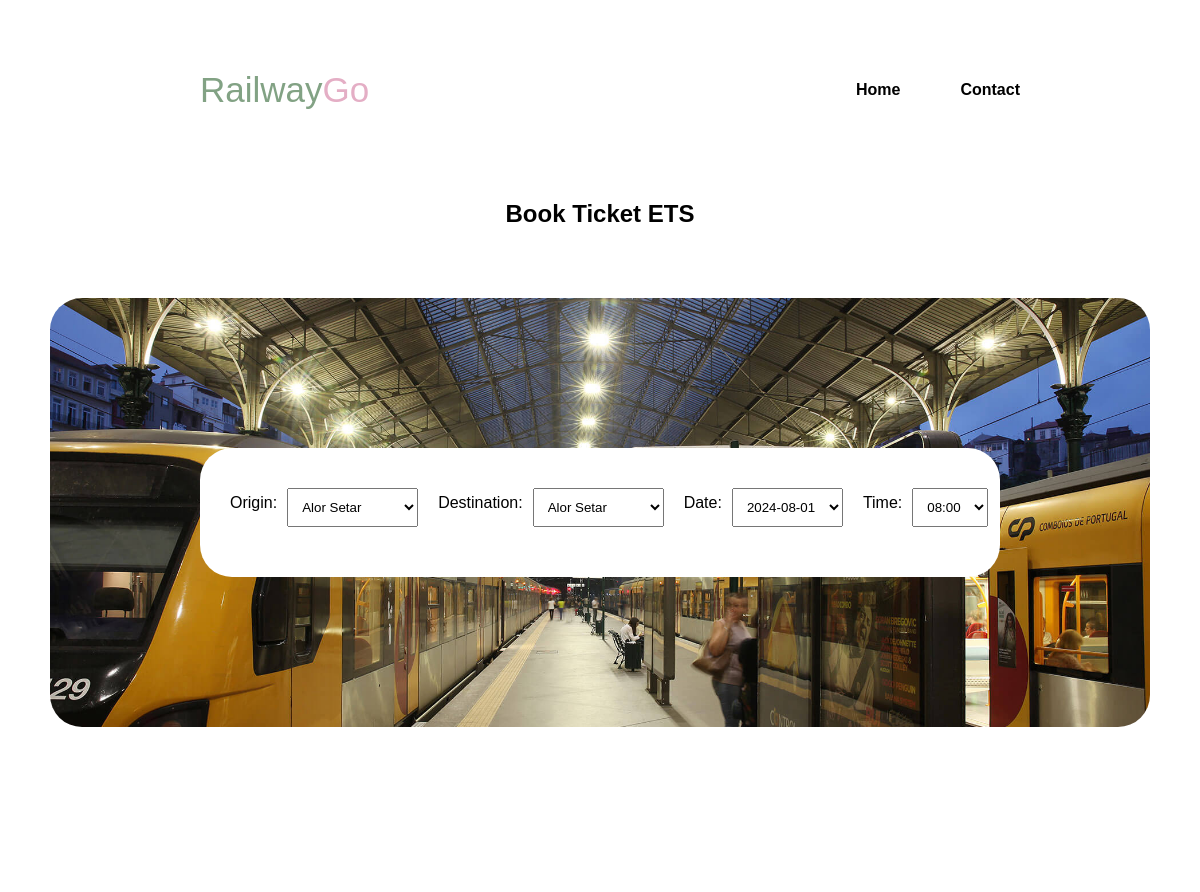
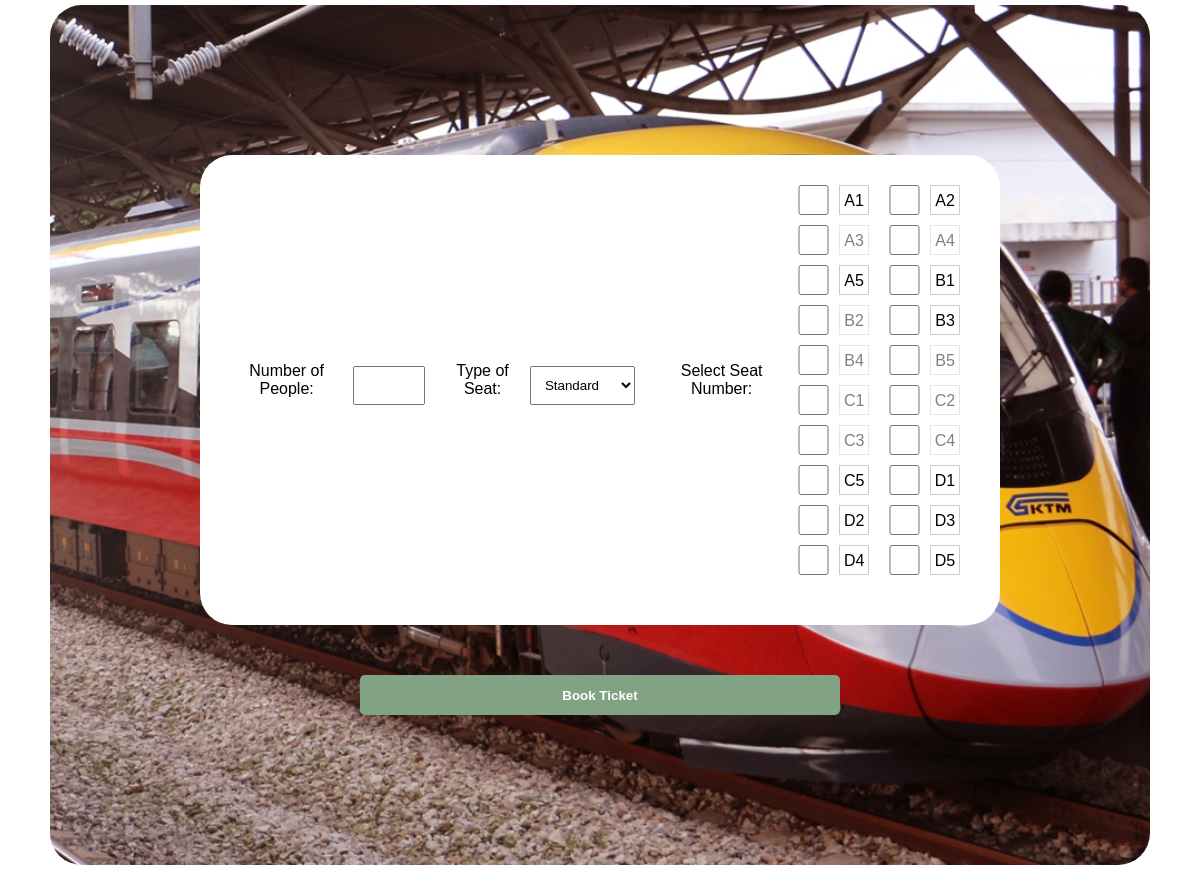
Page /ets_book (signed in) on the committed database (2 pictures, top to bottom).
### tables this page shows
CREATE TABLE ets_seat_status (
    id INTEGER PRIMARY KEY AUTOINCREMENT,
    seat_number INTEGER NOT NULL,
    status TEXT NOT NULL
);

### RailwayGo/auth.py (the view, shortened to what this page needs)
@auth.route('/ets_book', methods=['GET', 'POST'])
@login_required
def book_ets_ticket():
    origins = ['Alor Setar', 'Kuala Lumpur', 'Batang Melaka']
    destinations = ['Alor Setar', 'Kuala Lumpur', 'Batang Melaka']
    dates = ['2024-08-01', '2024-08-02', '2024-08-03', '2024-08-04', '2024-08-05', '2024-08-06', '2024-08-07', '2024-08-08', '2024-08-09', '2024-08-10', '2024-08-11', '2024-08-12', '2024-08-13', '2024-08-14', '2024-08-15', '2024-08-16', '2024-08-17', '2024-08-18', '2024-08-19', '2024-08-20', '2024-08-21', '2024-08-22', '2024-08-23', '2024-08-24', '2024-08-25', '2024-08-26', '2024-08-27', '2024-08-28', '2024-08-29', '2024-08-30', '2024-08-31']
    times = ['08:00', '16:00', '21:00']
    db = get_db_connection()
    cur = db.execute('SELECT seat_number, status FROM ets_seat_status')
    seat_data = cur.fetchall()
    db.close()
    seat_numbers = [{'number': seat['seat_number'], 'available': seat['status'] == 'available'} for seat in seat_data]
    return render_template('book_ets.html', origins=origins, destinations=destinations, dates=dates, times=times, seat_numbers=seat_numbers)

### RailwayGo/auth.py (called while the page is built)
def login_required(f):
    @wraps(f)
    def decorated_function(*args, **kwargs):
        if 'user_id' not in session:
            flash('Please log in to access this page.', 'error')
            return redirect(url_for('auth.login'))
        return f(*args, **kwargs)
    return decorated_function

def get_db_connection():
    conn = sqlite3.connect('database.db')
    conn.row_factory = sqlite3.Row
    return conn

### RailwayGo/templates/book_ets.html (shortened to what this page needs)
<!DOCTYPE html>
<html lang="en">
<head>
    <link rel="stylesheet" type="text/css" href="{{ url_for('static', filename='style_ets.css')}}">
</head>
<body>
    <header>
        <a href="#home" class="main">Railway<span>Go</span></a>
        <ul class="navlist">
            <li><a href="{{url_for('views.home')}}">Home</a></li>
            <li><a href="#contact">Contact</a></li>
         </ul>
    </header>
    <div class="container">
        <h2>Book Ticket ETS</h2>
        <form action="{{ url_for('auth.book_ets_ticket') }}" method="post">
        <div class="box1">
            <div class="main-content">
                    <div class="b1">
                        <label for="origin">Origin:</label>
                        <select id="origin" name="origin" required>
                            {% for origin in origins %}
                                <option value="{{ origin }}">{{ origin }}</option>
                            {% endfor %}
                        </select>
                    </div>
                    <div class="b1">
                        <label for="destination">Destination:</label>
                        <select id="destination" name="destination" required>
                            {% for destination in destinations %}
                                <option value="{{ destination }}">{{ destination }}</option>
                            {% endfor %}
                        </select>
                    </div>
                    <div class="b1">
                        <label for="date">Date:</label>
                        <select id="date" name="date" required>
                            {% for date in dates %}
                                <option value="{{ date }}">{{ date }}</option>
                            {% endfor %}
                        </select>
                    </div>
                    <div class="b1">
                        <label for="time">Time:</label>
                        <select id="time" name="time" required>
                            {% for time in times %}
                                <option value="{{ time }}">{{ time }}</option>
                            {% endfor %}
                        </select>
                    </div>
                    <div class="b1">
                    </div>
            </div>
        </div>
                <div class="container2">
                    <div class="box2" id="next">
                        <div class="main-content">
                        <div class="b1">
                        <label for="num_people">Number of People:</label>
                        <input type="number" id="num_people" name="num_people" min="1" max="10" required>
                        </div>
                        <div class="b1">
                        <label for="seat_type">Type of Seat:</label>
                        <select id="seat_type" name="seat_type" required>
                            <option value="Standard">Standard</option>
                        </select>
                        </div>
                        <div class="b1">
                            <label>Select Seat Number:</label>
                            <div class="seat-block">
                                {% for seat in seat_numbers %}
                                    <input type="checkbox" id="seat_{{ seat['number'] }}" name="seat_number" value="{{ seat['number'] }}" class="seat-checkbox {% if not seat['available'] %} disabled {% endif %}">
                                    <label for="seat_{{ seat['number'] }}" class="seat-label {% if not seat['available'] %} disabled {% endif %}">{{ seat['number'] }}</label>
                                {% endfor %}
                            </div>
                        </div>
                    </div>
                    <input type="submit" value="Book Ticket">
                </div>
                    <br>
        </form>
    </div>
</body>
</html>

### RailwayGo/static/style_ets.css (style rules this page uses)
* { padding: 0; margin: 0; box-sizing:border-box; font-family: "Rubik", sans-serif; text-decoration: none; scroll-behavior: smooth; }
:root { --text-color: #82A284; --logo-color: #E4AEC5; --main-color: #FFC4DD; }
header { position: fixed; width: 100%; top: 0; right: 0; z-index: 1000; display: flex; align-items: center; justify-content: space-between; background: transparent; padding: 20px 150px; transition: all .50s ease; }
.container { margin-top: 200px; }
.main { display: flex; align-items: center; margin: 50px; color: var(--text-color); font-size: 35px; }
.main span { color: var(--logo-color) }
.navlist { display: flex; }
.navlist a { margin: 0 30px; transition: all .50s ease; font-weight: 600; color: black; }
ul { list-style-type: none; padding: 0; margin: 0; }
.container h2 { text-align: center; padding-bottom: 20px; font-weight: 550; }
.box1 { background-image: url('image_ktmets/trn.jpg'); background-size: cover; background-position: center; border-radius: 2rem; padding: 150px; margin: 50px; }
.main-content { display: flex; padding: 20px; background-color: white; border-radius: 2rem; }
.box2 { background-image: url('image_login/ktm3.jpg'); background-size: cover; background-position: center; border-radius: 2rem; padding: 150px; margin: 50px; text-align: center; }
.container2 { padding-top: 70px; }
input[type="submit"] { cursor: pointer; background-color: var(--text-color); color: white; font-weight: 800; border: none; border-radius: 5px; margin-top: 50px; width: 60%; height: 40px; }
.seat-block { display: grid; grid-template-columns: repeat(4, 1fr); gap: 10px; }
.seat-label { display: block; width: 30px; height: 30px; text-align: center; line-height: 30px; border: 1px solid #ccc; cursor: pointer; }
.seat-label.disabled { opacity: 0.5; cursor: not-allowed; }
select, input[type="number"], input[type="seat_type"] { width: auto; padding: 10px; margin: 10px auto 0; display: block; box-sizing: border-box; }
.b1 { padding: 10px; display: flex; align-items: center; margin-bottom: 20px; }
.b1 label { margin-right: 10px; }
.b1 select { flex: 1; padding: 10px; box-sizing: border-box; }

### rows in the picture
ets_seat_status: number "A1"
ets_seat_status: number "A2"
ets_seat_status: number "A3"
ets_seat_status: number "A4"
ets_seat_status: number "A5"
ets_seat_status: number "B1"
ets_seat_status: number "B2"
ets_seat_status: number "B3"
ets_seat_status: number "B4"
ets_seat_status: number "B5"
ets_seat_status: number "C1"
ets_seat_status: number "C2"
ets_seat_status: number "C3"
ets_seat_status: number "C4"
ets_seat_status: number "C5"
ets_seat_status: number "D1"
ets_seat_status: number "D2"
ets_seat_status: number "D3"
ets_seat_status: number "D4"
ets_seat_status: number "D5"

### other values in the picture
form field origin "Alor Setar"
form field destination "Alor Setar"
form field date "2024-08-01"
form field time "08:00"
